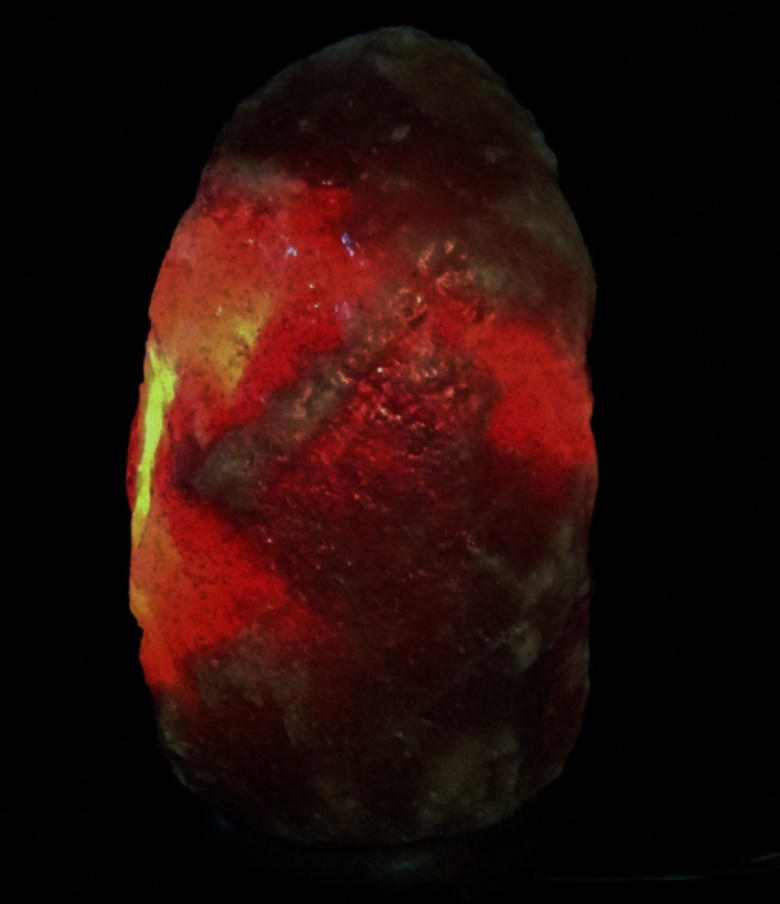
#> input picture input/1.jpg, 780 x 904 px, shrunk from 1023 x 1185 before the run; its folder holds only this picture in this run
$ python Gamma_Correction.py
#> lines starting #> are read from the running program, lines starting #| are printed output that depends on the picture
import cv2
import glob
import argparse
import numpy as np


def image_agcwd(img, a=0.25, truncated_cdf=False):
    h,w = img.shape[:2]
    hist,bins = np.histogram(img.flatten(),256,[0,256])
    prob_normalized = hist / hist.sum()
    unique_intensity = np.unique(img)
    prob_min = prob_normalized.min()
    prob_max = prob_normalized.max()

    pn_temp = (prob_normalized - prob_min) / (prob_max - prob_min)
    pn_temp[pn_temp>0] = prob_max * (pn_temp[pn_temp>0]**a)
    pn_temp[pn_temp<0] = prob_max * (-((-pn_temp[pn_temp<0])**a))
    prob_normalized_wd = pn_temp / pn_temp.sum() # normalize to [0,1]
    cdf_prob_normalized_wd = prob_normalized_wd.cumsum()

    if truncated_cdf:
        inverse_cdf = np.maximum(0.5,1 - cdf_prob_normalized_wd)
    else:
        inverse_cdf = 1 - cdf_prob_normalized_wd

    img_new = img.copy()
    for i in unique_intensity:
        img_new[img==i] = np.round(255 * (i / 255)**inverse_cdf[i])

    return img_new

# [5 lines left out: function process_bright, not called in this run]

def process_dimmed(img):
    agcwd = image_agcwd(img, a=0.75, truncated_cdf=True)
    return agcwd

def main():
    parser = argparse.ArgumentParser(description='grup4')
    parser.add_argument('--input', dest='input_dir', default='./input/', type=str,)
    parser.add_argument('--output', dest='output_dir', default='./output/', type=str,)
    args = parser.parse_args()

    img_paths = glob.glob(args.input_dir+'*')
    for path in img_paths:
        img = cv2.imread(path, 1)
#> img is the input picture: shape (904, 780, 3); mean B, G, R 8.3, 11.1, 34.9
        name = path.split('\\')[-1].split('.')[0]

        # We subtract the intensity component of the image
        YCrCb = cv2.cvtColor(img, cv2.COLOR_BGR2YCrCb)
#> YCrCb: shape (904, 780, 3); mean of channels 0, 1, 2 17.9, 140.2, 122.6
        Y = YCrCb[:,:,0]
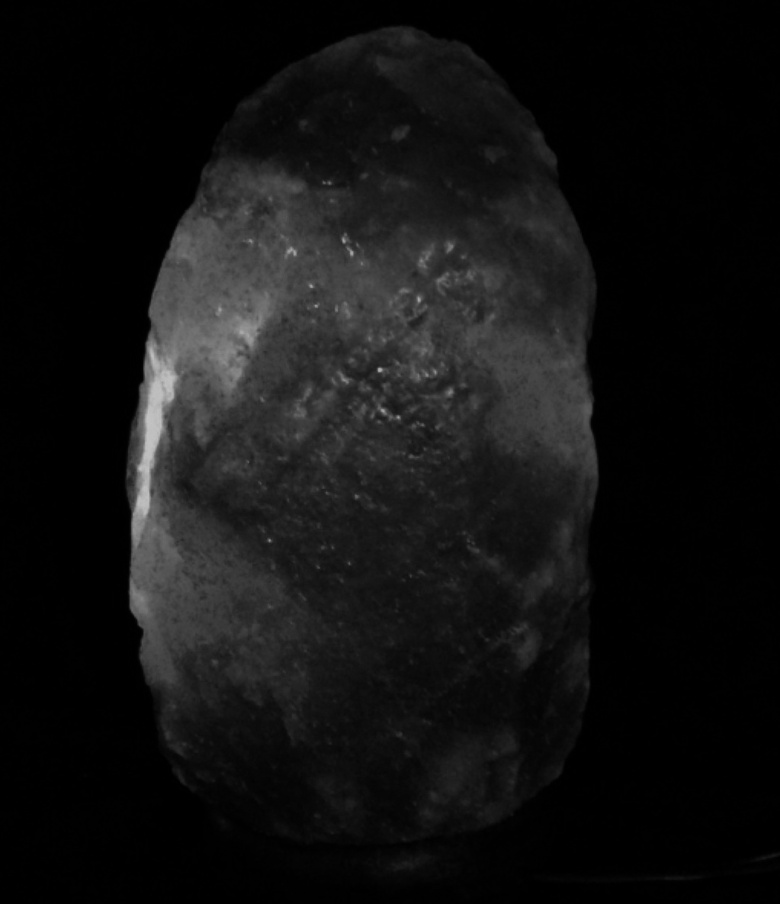
#> Y: shape (904, 780); min 0, max 196, mean 17.9
        # Determine the image is bright or faded
        threshold = 0.3
        exp_in = 112 # Expected average intensity
        M,N = img.shape[:2]
        mean_in = np.sum(Y/(M*N))
#> mean_in = 17.86
        t = (mean_in - exp_in)/ exp_in
#> t = -0.841

        # Procedure for gamma correction of the image
        img_output = None
        if t < -threshold: # Operations for faded image
            print (name + ": Faded Image")
            result = process_dimmed(Y)
#> in image_agcwd, `hist,bins = np.histogram(img.flatten(),256,[0,256])`: hist = 256 values, max 270684 at index 0, min 0 at index 197, mean 2754.4; bins = 257 values from 0 to 256
#> in image_agcwd, `prob_normalized = hist / hist.sum()`: prob_normalized = 256 values, max 0.384 at index 0, min 0 at index 197, mean 0.00391
#> in image_agcwd, `unique_intensity = np.unique(img)`: unique_intensity = 197 values from 0 to 196
#> in image_agcwd, `prob_min = prob_normalized.min()`: prob_min = 0
#> in image_agcwd, `prob_max = prob_normalized.max()`: prob_max = 0.384
#> in image_agcwd, `pn_temp = (prob_normalized - prob_min) / (prob_max - prob_min)`: pn_temp = 256 values, max 1 at index 0, min 0 at index 197, mean 0.0102
#> in image_agcwd, `prob_normalized_wd = pn_temp / pn_temp.sum()`: prob_normalized_wd = 256 values, max 0.192 at index 0, min 0 at index 197, mean 0.00391
#> in image_agcwd, `cdf_prob_normalized_wd = prob_normalized_wd.cumsum()`: cdf_prob_normalized_wd = 256 values from 0.192 to 1
#> in image_agcwd, `inverse_cdf = np.maximum(0.5,1 - cdf_prob_normalized_wd)`: inverse_cdf = 256 values, max 0.808 at index 0, min 0.5 at index 21, mean 0.511
#> after the loop in image_agcwd, `for i in unique_intensity:`:
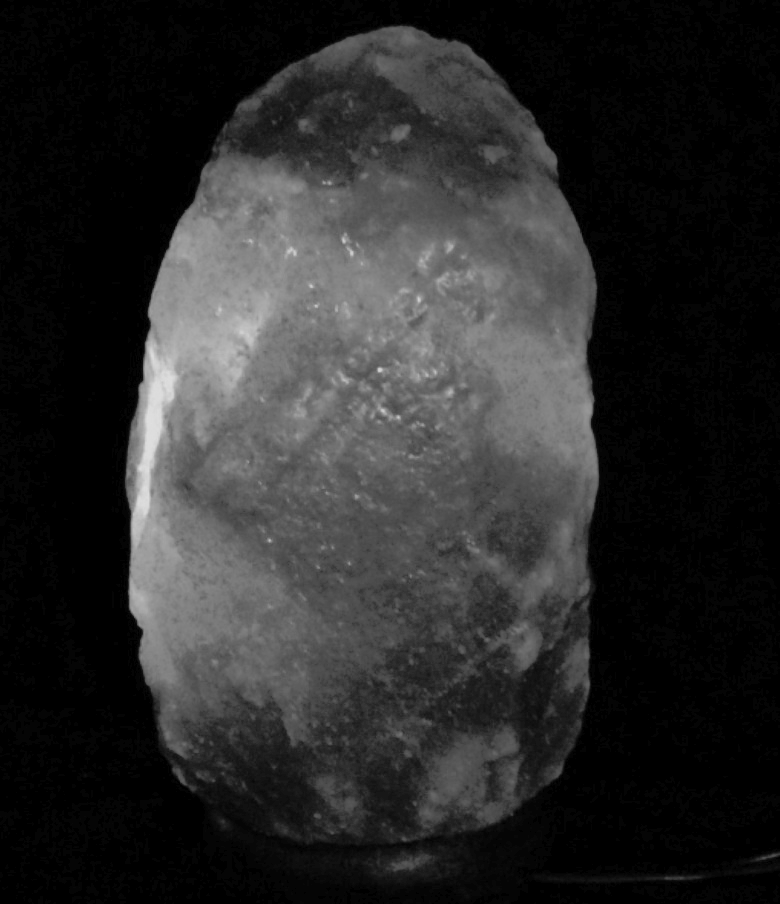
#> img_new: shape (904, 780); min 0, max 224, mean 42
            YCrCb[:,:,0] = result
#> YCrCb: shape (904, 780, 3); mean of channels 0, 1, 2 42, 140.2, 122.6
            img_output = cv2.cvtColor(YCrCb,cv2.COLOR_YCrCb2BGR)
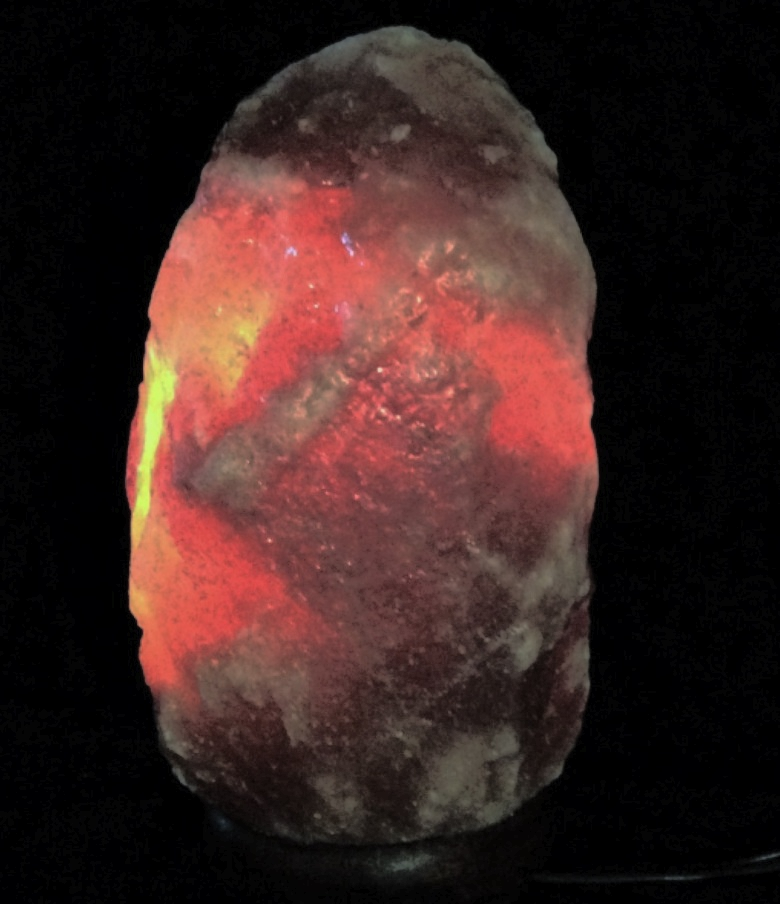
#> img_output: shape (904, 780, 3); mean B, G, R 32.4, 35.2, 59.1
        elif t > threshold:
            print (name + ": Bright Image") # Operations for bright image
            result = process_bright(Y)
            YCrCb[:,:,0] = result
            img_output = cv2.cvtColor(YCrCb,cv2.COLOR_YCrCb2BGR)
        else:
            img_output = img

        cv2.imwrite(args.output_dir+name+'.jpg', img_output)

if __name__ == '__main__':
    main()

$ run again, on input/2.jpg
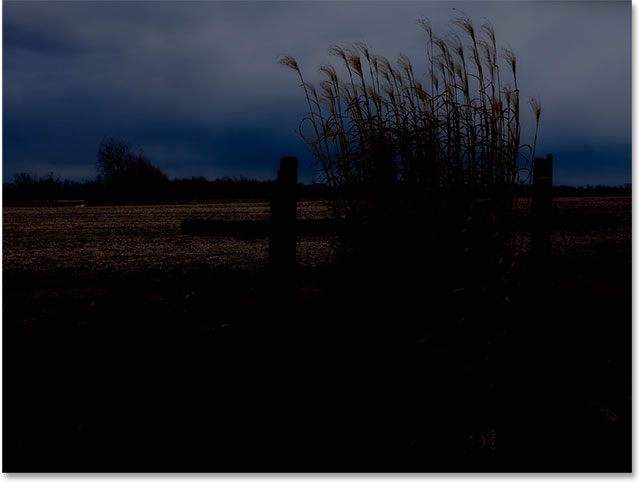
#> input picture input/2.jpg, 640 x 483 px
#> in main, img is the input picture: shape (483, 640, 3); mean B, G, R 37.4, 30.7, 27.7
#> in main, `Y = YCrCb[:,:,0]`:
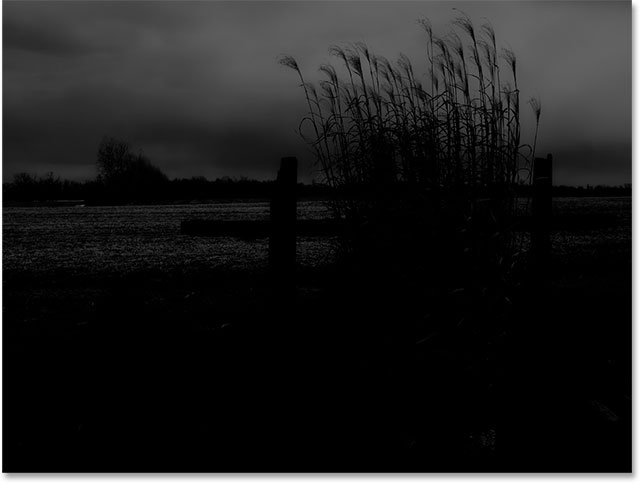
#> Y: shape (483, 640); min 0, max 255, mean 30.6
#> mean_in = 30.59
#> t = -0.727
#> hist = 256 values, max 134994 at index 0, min 0 at index 112, mean 1207.5; bins = 257 values from 0 to 256
#> prob_normalized = 256 values, max 0.437 at index 0, min 0 at index 112, mean 0.00391
#> unique_intensity = 203 values from 0 to 255
#> prob_min = 0
#> prob_max = 0.437
#> pn_temp = 256 values, max 1 at index 0, min 0 at index 112, mean 0.00894
#> prob_normalized_wd = 256 values, max 0.208 at index 0, min 0 at index 112, mean 0.00391
#> cdf_prob_normalized_wd = 256 values from 0.208 to 1
#> inverse_cdf = 256 values, max 0.792 at index 0, min 0.5 at index 33, mean 0.515
#> in main, `img_output = cv2.cvtColor(YCrCb,cv2.COLOR_YCrCb2BGR)`:
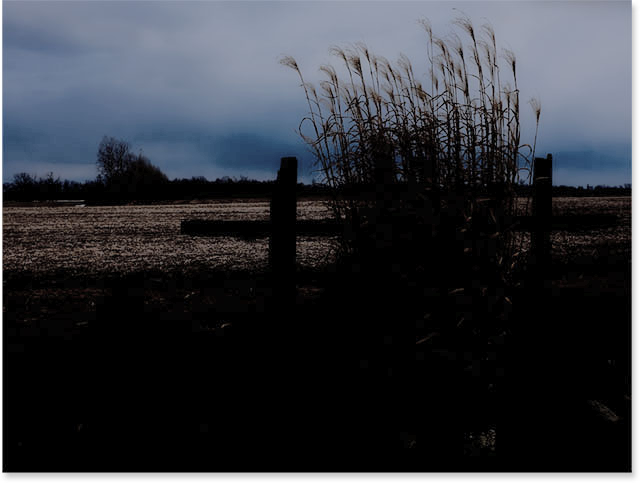
#> img_output: shape (483, 640, 3); mean B, G, R 61.1, 54.4, 51.3

$ run again, on input/4.jpg
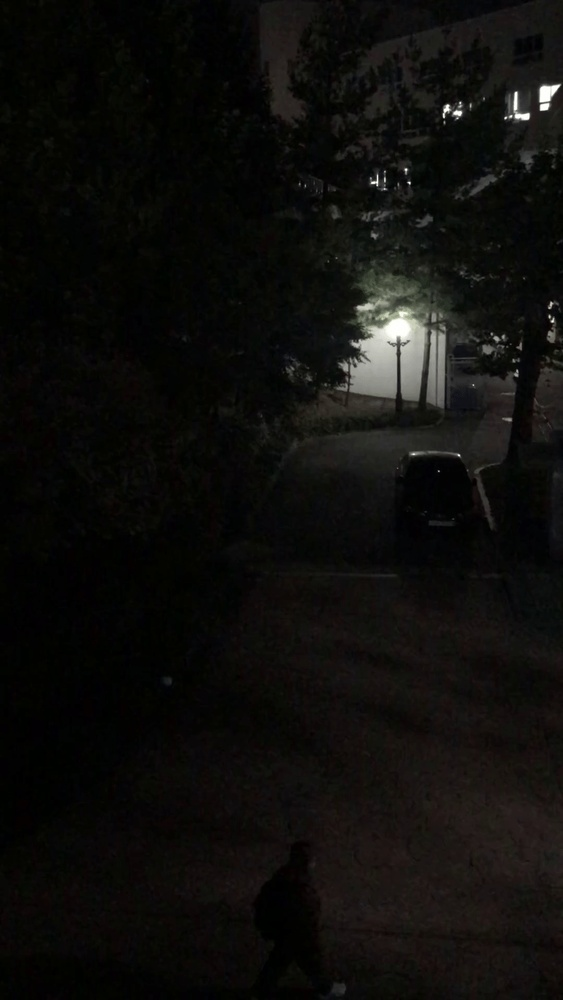
#> input picture input/4.jpg, 563 x 1000 px, shrunk from 850 x 1511 before the run
#> in main, img is the input picture: shape (1000, 563, 3); mean B, G, R 11.8, 14, 14.6
#> mean_in = 13.93
#> t = -0.876
#> hist = 256 values, max 47241 at index 4, min 4 at index 234, mean 2199.2; bins = 257 values from 0 to 256
#> prob_normalized = 256 values, max 0.0839 at index 4, min 7.1e-06 at index 234, mean 0.00391
#> unique_intensity = 256 values from 0 to 255
#> prob_min = 7.1e-06
#> prob_max = 0.0839
#> pn_temp = 256 values, max 1 at index 4, min 0 at index 234, mean 0.0465
#> prob_normalized_wd = 256 values, max 0.0614 at index 4, min 0 at index 234, mean 0.00391
#> cdf_prob_normalized_wd = 256 values from 0.00719 to 1
#> inverse_cdf = 256 values, max 0.993 at index 0, min 0.5 at index 11, mean 0.511
#> after the loop in image_agcwd, `for i in unique_intensity:`:
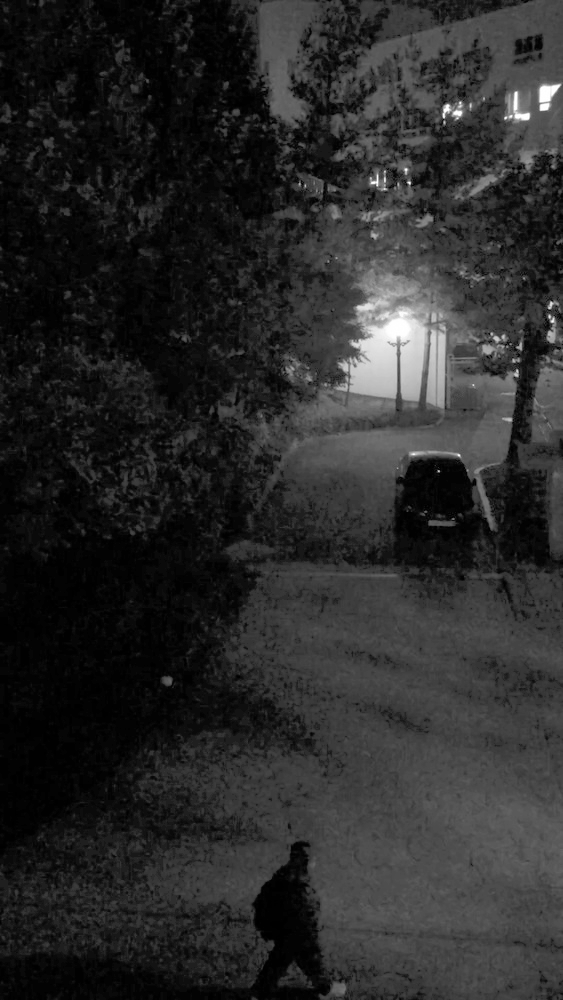
#> img_new: shape (1000, 563); min 0, max 255, mean 41.9

$ run again, on input/5.jpg
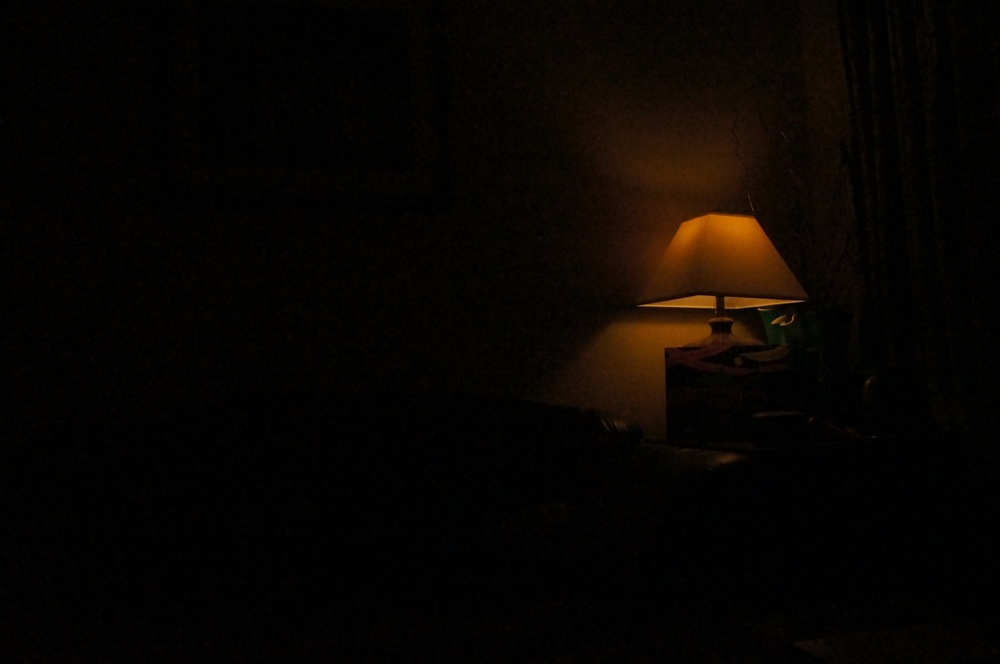
#> input picture input/5.jpg, 1000 x 664 px, shrunk from 1434 x 952 before the run
#> in main, img is the input picture: shape (664, 1000, 3); mean B, G, R 1.6, 4.8, 8.2
#> in main, `Y = YCrCb[:,:,0]`:
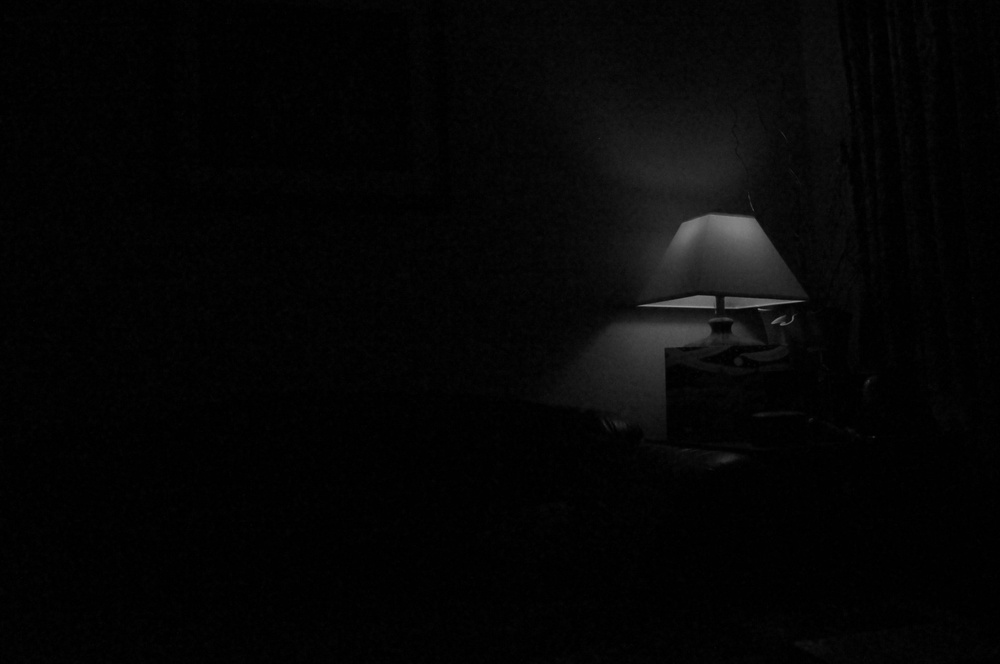
#> Y: shape (664, 1000); min 0, max 149, mean 5.5
#> mean_in = 5.45
#> t = -0.951
#> hist = 256 values, max 172266 at index 1, min 0 at index 150, mean 2593.8; bins = 257 values from 0 to 256
#> prob_normalized = 256 values, max 0.259 at index 1, min 0 at index 150, mean 0.00391
#> unique_intensity = 150 values from 0 to 149
#> prob_min = 0
#> prob_max = 0.259
#> pn_temp = 256 values, max 1 at index 1, min 0 at index 150, mean 0.0151
#> prob_normalized_wd = 256 values, max 0.178 at index 1, min 0 at index 150, mean 0.00391
#> cdf_prob_normalized_wd = 256 values from 0.0683 to 1
#> inverse_cdf = 256 values, max 0.932 at index 0, min 0.5 at index 3, mean 0.503
#> the loop in image_agcwd, `for i in unique_intensity:` made 150 passes
#> in main, `img_output = cv2.cvtColor(YCrCb,cv2.COLOR_YCrCb2BGR)`:
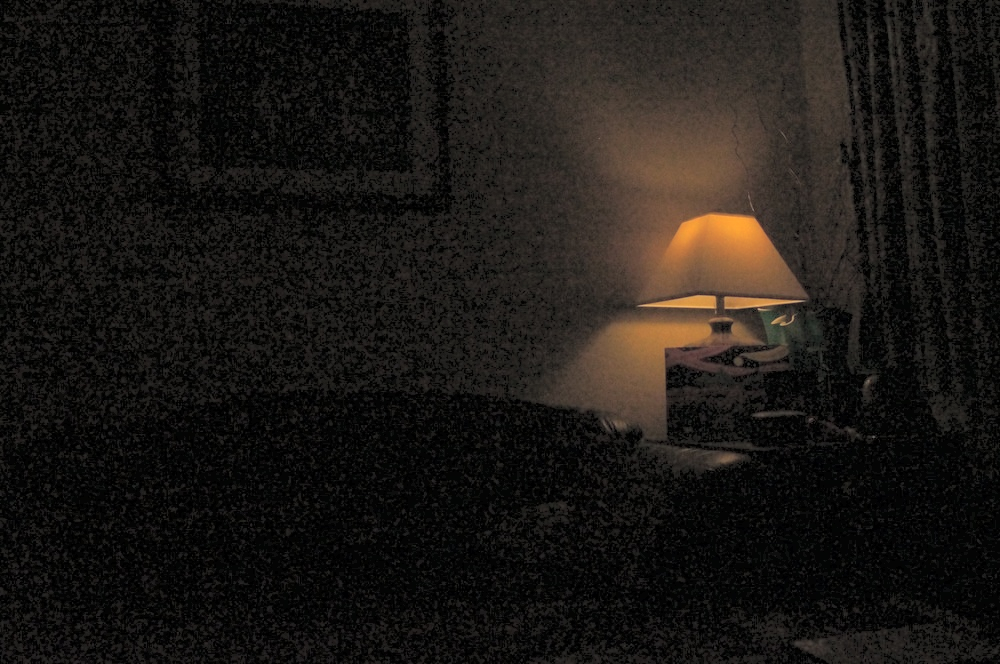
#> img_output: shape (664, 1000, 3); mean B, G, R 20.6, 23.9, 27.3
